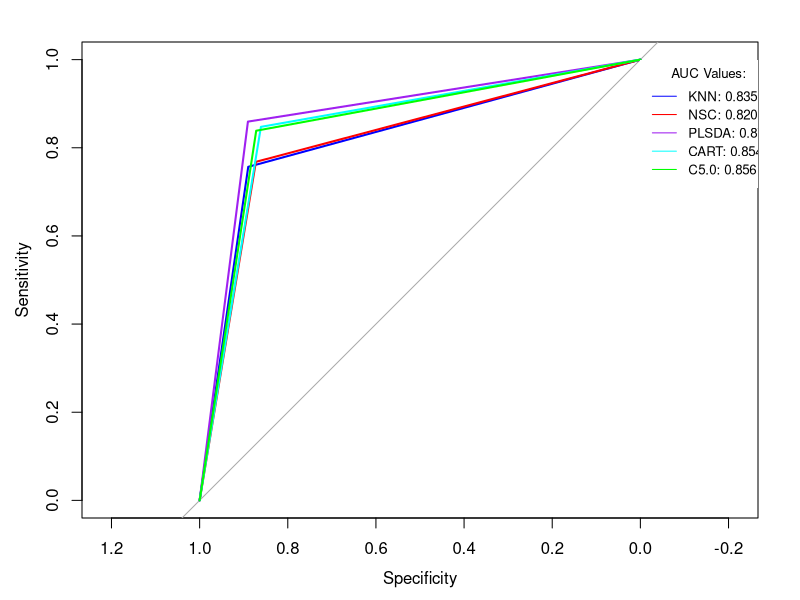

Source code (R):
## ---- chunk 1

library(pROC)
## ---- chunk 2
y_pred_test <- read.csv('../data/test-results/y_pred.csv')
y_pred_test <- lapply(y_pred_test, function(x) (as.factor(x)))
y_pred_test <- as.data.frame(y_pred_test)

test_y01_df01 <- read.csv("../data/response_test.csv", header = TRUE, sep = ",")
test_dt_y01_pred_df01 <- read.csv("../data/model-output/y_pred_dt.csv", header = TRUE, sep = ",")
test_lr_y01_pred_df01 <- read.csv("../data/model-output/y_pred_lr.csv", header = TRUE, sep = ",")
test_pred_model_outcomes <- data.frame(test_y01_df01, test_dt_y01_pred_df01, test_lr_y01_pred_df01)
## ---- chunk 3
roc_knn <- roc(as.numeric(y_pred_test$knn), as.numeric(y_pred_test$obs))
roc_nsc <- roc(as.numeric(y_pred_test$nsc), as.numeric(y_pred_test$obs))
roc_plsda <- roc(as.numeric(y_pred_test$plsda), as.numeric(y_pred_test$obs))
roc_cart <- roc(as.numeric(y_pred_test$M1.2.CART), as.numeric(y_pred_test$obs))
roc_c50 <- roc(as.numeric(y_pred_test$M1.3.C5.0), as.numeric(y_pred_test$obs))



plot(roc_knn, col = "blue")
plot(roc_nsc, col = "red", add = TRUE)
plot(roc_plsda, col = "purple", add = TRUE)
plot(roc_cart, col = "cyan", add = TRUE)
plot(roc_c50, col = "green", add = TRUE)
legend(0.0, 1.0, legend=c("KNN: 0.835", "NSC: 0.820", "PLSDA: 0.871", "CART: 0.854", "C5.0: 0.856"), col=c("blue", "red", "purple","cyan","green"), lty=1, cex=0.8, box.lty=0, title = "AUC Values:")

